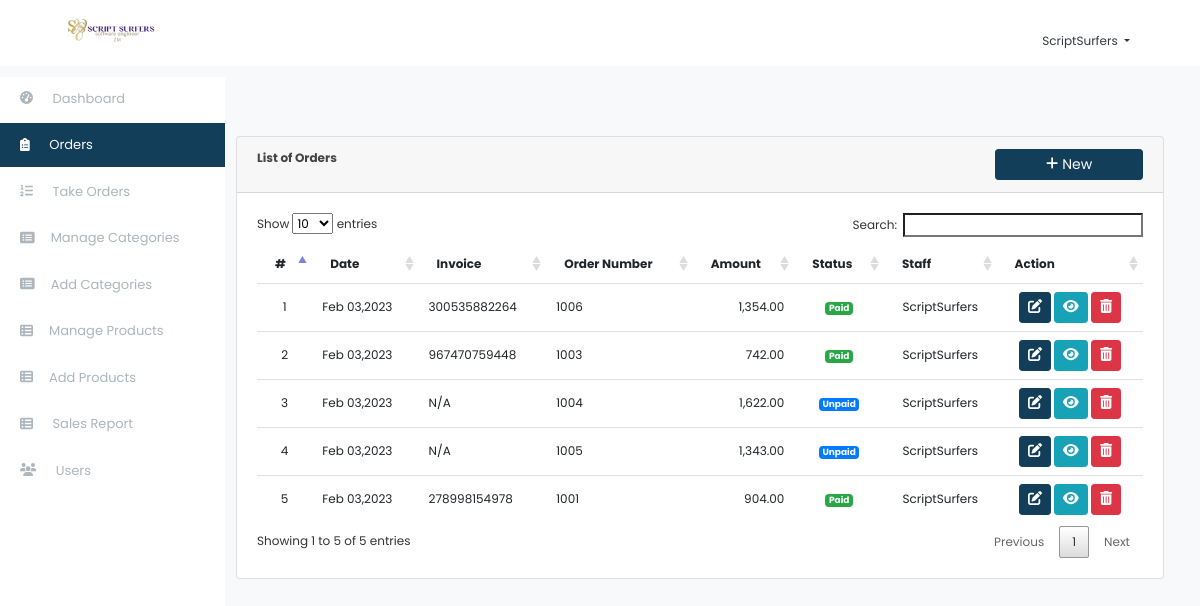
/index.php?page=orders (signed in), run on the app's committed database.
### tables this page shows
CREATE TABLE `orders` (
  `id` int(11) NOT NULL,
  `ref_no` varchar(50) NOT NULL,
  `total_amount` float NOT NULL,
  `amount_tendered` float NOT NULL,
  `order_number` int(30) NOT NULL,
  `date_created` datetime NOT NULL DEFAULT current_timestamp(),
  `id_user` int(11) NOT NULL
);

CREATE TABLE `users` (
  `id` int(30) NOT NULL,
  `name` text NOT NULL,
  `username` varchar(200) NOT NULL,
  `password` text NOT NULL,
  `type` tinyint(1) NOT NULL DEFAULT 3 COMMENT '1=Admin,2=Staff',
  `PIN` int(30) NOT NULL
);

### orders.php (the view, shortened to what this page needs)
<?php include('db_connect.php');?>
<div class="container-fluid">
	<div class="col-lg-12">
		<div class="row">
			<div class="col-md-12">
				<div class="card">
					<div class="card-header">
						<b>List of Orders </b>
						<span class="float:right"><a class="btn btn-primary btn-sm col-sm-2 float-right" href="billing/index.php" id="new_order">
					<i class="fa fa-plus"></i> New
				</a></span>
					</div>
					<div class="card-body">
						<table class="table table-hover">
							<thead>
								<tr>
									<th>#</th>
									<th>Date</th>
									<th>Invoice</th>
									<th>Order Number</th>
									<th>Amount</th>
									<th>Status</th>
									<th>Staff</th>
									<th>Action</th>
								</tr>
							</thead>
							<tbody>
								<?php
								$i = 1;
								$loginName = $_SESSION['login_name'];
								$userType = $_SESSION['login_type'];
								if ($userType == 1) {
									$orderQuery  = "SELECT o.*, u.name
												FROM orders o
												LEFT JOIN users u ON o.id_user = u.id
												ORDER BY UNIX_TIMESTAMP(o.date_created) DESC";
								} else {
									$orderQuery  = "SELECT o.*, u.name
												FROM orders o
												LEFT JOIN users u ON o.id_user = u.id
												WHERE u.name = '$loginName'
												ORDER BY UNIX_TIMESTAMP(o.date_created) DESC";
								}
								$order = $conn->query($orderQuery);
								while($row=$order->fetch_assoc()):
								?>
								<tr>
									<td class="text-center"><?php echo $i++ ?></td>
									<td>
										<p> <?php echo date("M d,Y",strtotime($row['date_created'])) ?></p>
									</td>
									<td>
										<p> <?php echo $row['amount_tendered'] > 0 ? $row['ref_no'] : 'N/A' ?></p>
									</td>
									<td>
										<p><?php echo $row['order_number'] ?></p>
									</td>
									<td>
										<p class="text-right"> <?php echo number_format($row['total_amount'],2) ?></p>
									</td>
									<td class="text-center">
										<?php if($row['amount_tendered'] > 0): ?>
											<span class="badge badge-success">Paid</span>
										<?php else: ?>
											<span class="badge badge-primary">Unpaid</span>
										<?php endif; ?>
									</td>
									<td class="text-center">
										<p><?php echo $row['name'] ?></p>
									</td>
									<td class="text-center">
										<button class="btn btn-sm btn-primary " type="button" onclick="location.href='billing/index.php?id=<?php echo $row['id'] ?>'" data-id="<?php echo $row['id'] ?>" ><i class="fa fa-edit"></i></button>
										<button class="btn btn-sm btn-info view_order" type="button" data-id="<?php echo $row['id'] ?>"><i class="fa fa-eye"></i></button>
										<button class="btn btn-sm btn-danger delete_order" type="button" data-id="<?php echo $row['id'] ?>"><i class="fa fa-trash-alt"></i></button>
									</td>
								</tr>
								<?php endwhile; ?>
							</tbody>
						</table>
					</div>
				</div>
			</div>
		</div>
	</div>
</div>

### index.php (shortened to what this page needs)
<!DOCTYPE html>
<html lang="en">
<head>
<?php
 include('./header.php');
 ?>
</head>
<body>
	<?php include 'topbar.php' ?>
	<?php include 'navbar.php' ?>
  <main id="view-panel" >
      <?php $page = isset($_GET['page']) ? $_GET['page'] :'home'; ?>
  	<?php include $page.'.php' ?>
  </main>
</body>
</html>

### header.php (shortened to what this page needs)
  <link rel="stylesheet" href="assets/font-awesome/css/all.min.css">
<link href="assets/vendor/bootstrap/css/bootstrap.min.css"  rel="stylesheet">
<link href="assets/vendor/icofont/icofont.min.css" rel="stylesheet">
<link href="assets/vendor/boxicons/css/boxicons.min.css" rel="stylesheet">
<link href="assets/vendor/venobox/venobox.css" rel="stylesheet">
<link href="assets/vendor/animate.css/animate.min.css" rel="stylesheet">
<link href="assets/vendor/remixicon/remixicon.css" rel="stylesheet">
<link href="assets/vendor/owl.carousel/assets/owl.carousel.min.css" rel="stylesheet">
<link href="assets/vendor/bootstrap-datepicker/css/bootstrap-datepicker.min.css" rel="stylesheet">
<link href="assets/DataTables/datatables.min.css" rel="stylesheet">
<link href="assets/css/jquery.datetimepicker.min.css" rel="stylesheet">
<link href="assets/css/select2.min.css" rel="stylesheet">
<link href="assets/css/style.css" rel="stylesheet">
<link type="text/css" rel="stylesheet" href="assets/css/jquery-te-1.4.0.css">

### topbar.php (shortened to what this page needs)
<nav class="navbar navbar-light fixed-top bg-white">
  <div class="container-fluid mt-2 mb-2">
  	<div class="col-lg-12">
      <div class="col-md-2 float-left text-dark">
         <img src="assets/uploads/logo.png" width="180px">
      </div>
	  	<div class="float-right mt-3">
        <div class=" dropdown mr-4">
            <a href="#" class="text-dark dropdown-toggle"  id="account_settings" data-toggle="dropdown" aria-haspopup="true" aria-expanded="false"><?php echo $_SESSION['login_name'] ?> </a>
        </div>
      </div>
  </div>
</nav>

### navbar.php (shortened to what this page needs)
<nav id="sidebar" class='mx-lt-5 bg-white' >
		<div class="sidebar-list">
			<a href="index.php?page=home" class="nav-item nav-home"><span class='icon-field'><i class="fa fa-tachometer-alt mr-3"></i></span> Dashboard</a>
			<a href="index.php?page=orders" class="nav-item nav-orders"><span class='icon-field'><i class="fa fa-clipboard-list mr-3"></i></span> Orders</a>
			<a href="billing/index.php" class="nav-item nav-takeorders"><span class='icon-field'><i class="fa fa-list-ol mr-3"></i></span> Take Orders</a>
			<?php if($_SESSION['login_type'] == 1): ?>
			<a href="index.php?page=categories" class="nav-item nav-categories"><span class='icon-field'><i class="fa fa-list-alt mr-3"></i></span>Manage Categories</a>
			<a href="index.php?page=add-category" class="nav-item nav-categories"><span class='icon-field'><i class="fa fa-list-alt mr-3"></i></span>Add Categories</a>
			<a href="index.php?page=products" class="nav-item nav-products"><span class='icon-field'><i class="fa fa-th-list mr-3"></i></span>Manage Products</a>
				<a href="index.php?page=add-product" class="nav-item nav-products"><span class='icon-field'><i class="fa fa-th-list mr-3"></i></span>Add Products</a>
			<?php endif; ?>
			<a href="index.php?page=sales_report" class="nav-item nav-sales_report"><span class='icon-field'><i class="fa fa-th-list mr-3"></i></span> Sales Report</a>
			<?php if($_SESSION['login_type'] == 1): ?>
			<a href="index.php?page=users" class="nav-item nav-users"><span class='icon-field'><i class="fa fa-users mr-3"></i></span> Users</a>
			<?php endif; ?>
		</div>
</nav>

### assets/css/style.css (style rules this page uses)
body { font-family:Poppins, Helvetica, "sans-serif"; color: #444444; width: 100%; height: calc(100%); font-size: 12px; }
a { color: #1977cc; }
nav#sidebar { height: calc(100%); position: fixed; z-index: 99; left: 0; width: 225px; font-size: 13px; top: 5.9em; }
a.nav-item { position: relative; display: block; padding: .75rem 1.25rem; margin-bottom: 3px; background-color: #ffffffc4; color: #adb5bd; font-weight: 400; }
.nav-item.active, .nav-item.active:hover { background-color: #123e59; color: #fffafa; }
main#view-panel { margin-left: 200px; width:calc(100% - 200px); margin-top: 6.8em; padding: .5em }
.btn-primary, .btn-primary:hover { background-color: #123e59; border-color: #123e59; }
table.dataTable.no-footer { border: 0 !important; }
.table td, .table th { border-bottom: 1px solid #dee2e6; border-bottom: 0; }
table.dataTable thead th, table.dataTable thead td { border-bottom: 0px solid #111; border: 0; }

### index.php (style rules this page uses)
body { background: #f8f9fa; }

### orders.php (style rules this page uses)
td { vertical-align: middle !important; }
td p { margin: unset }
img { max-width:100px; max-height: :150px; }

### data on the page
orders: date_created "Feb 03,2023", ref_no "300535882264", order_number "1006", total_amount "1,354.00", amount_tendered "Paid", id_user.name "ScriptSurfers"
orders: date_created "Feb 03,2023", ref_no "967470759448", order_number "1003", total_amount "742.00", amount_tendered "Paid", id_user.name "ScriptSurfers"
orders: date_created "Feb 03,2023", amount_tendered "N/A", order_number "1004", total_amount "1,622.00", id_user.name "ScriptSurfers"
orders: date_created "Feb 03,2023", amount_tendered "N/A", order_number "1005", total_amount "1,343.00", id_user.name "ScriptSurfers"
orders: date_created "Feb 03,2023", ref_no "278998154978", order_number "1001", total_amount "904.00", amount_tendered "Paid", id_user.name "ScriptSurfers"

### other printed values
$_SESSION['login_name'] "ScriptSurfers"
